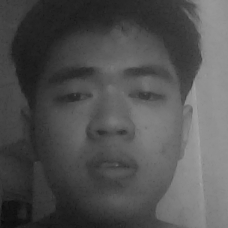
#> input picture my_image.png, 228 x 228 px, given in place of the camera
$ python dataset.py
#> lines starting #> are read from the running program, lines starting #| are printed output that depends on the picture
import cv2
import numpy as np

face_classifier = cv2.CascadeClassifier("cascades\data\haarcascade_frontalface_default.xml")

def face_extractor(img):
    gray = cv2.cvtColor(img, cv2.COLOR_RGB2GRAY)
    faces = face_classifier.detectMultiScale(gray, 1.3, 5)
    if faces is():
        return None
    for (x,y,w,h) in faces:
        cropped_face = img[y:y+h, x:x+w]

    return cropped_face

cap = cv2.VideoCapture(0)
count = 0

while True:
    ret, frame = cap.read()
#> frame is the input picture: shape (228, 228, 3); min 11, max 163, mean 81
    if face_extractor(frame) is not None:
#> in face_extractor, `faces = face_classifier.detectMultiScale(gray, 1.3, 5)`: faces = [[24, 25, 179, 179]]
#> the loop in face_extractor, `for (x,y,w,h) in faces:` made 1 pass
#> pass 1, in face_extractor, `cropped_face = img[y:y+h, x:x+w]`:
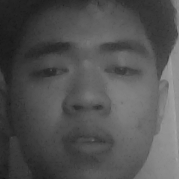
#> cropped_face: shape (179, 179, 3); min 21, max 163, mean 81.6
        count = count + 1
#> count = 1
        face = cv2.resize(face_extractor(frame), (200, 200))
#> the loop in face_extractor (call 2), `for (x,y,w,h) in faces:` made 1 pass
        face = cv2.cvtColor(face, cv2.COLOR_BGR2GRAY)
#> face: shape (200, 200)

        filenamepath = "dataset/"+"18IT049_"+str(count)+'.jpg'
#> filenamepath = 'dataset/18IT049_1.jpg'
        cv2.imwrite(filenamepath, face)
        cv2.putText(face, str(count), (50, 50), cv2.FONT_HERSHEY_COMPLEX, 1, (0, 255, 0), 2)
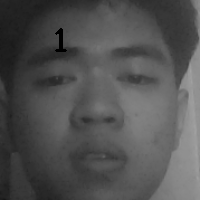
#> face: shape (200, 200); min 0, max 162, mean 81.3
        cv2.imshow("Face Cropper", face)
    else:
        print("Not found")

    if cv2.waitKey(1)==13 or count==30:
#> (key Esc is pressed here)
        break

cap.release()
cv2.destroyAllWindows()
print("Completed")

$ run again, on 7.png
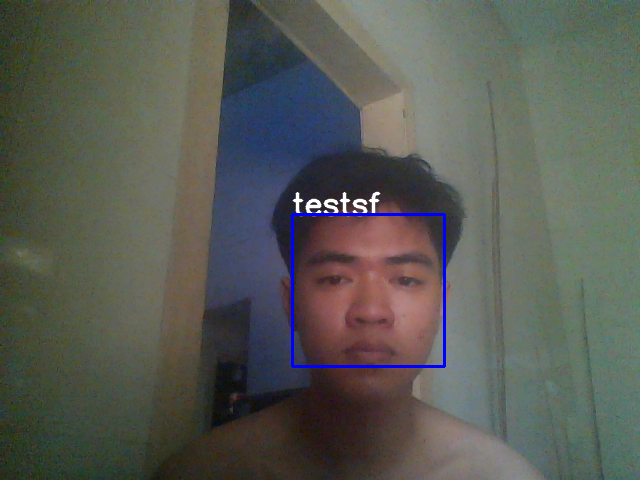
#> input picture 7.png, 640 x 480 px, given in place of the camera
#> frame is the input picture: shape (480, 640, 3); mean B, G, R 84.1, 90.6, 88.3
#> faces = [[295, 219, 155, 155]]
#> the loop in face_extractor, `for (x,y,w,h) in faces:` made 1 pass
#> pass 1, in face_extractor, `cropped_face = img[y:y+h, x:x+w]`:
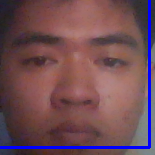
#> cropped_face: shape (155, 155, 3); mean B, G, R 84.6, 76.9, 112.1
#> count = 1
#> the loop in face_extractor (call 2), `for (x,y,w,h) in faces:` made 1 pass
#> filenamepath = 'dataset/18IT049_1.jpg'
#> `cv2.putText(face, str(count), (50, 50), cv2.FONT_HERSHEY_COMPLEX, 1, (..`:
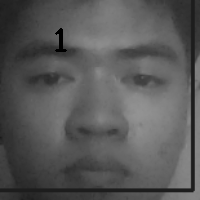
#> face: shape (200, 200); min 0, max 147, mean 87.9
